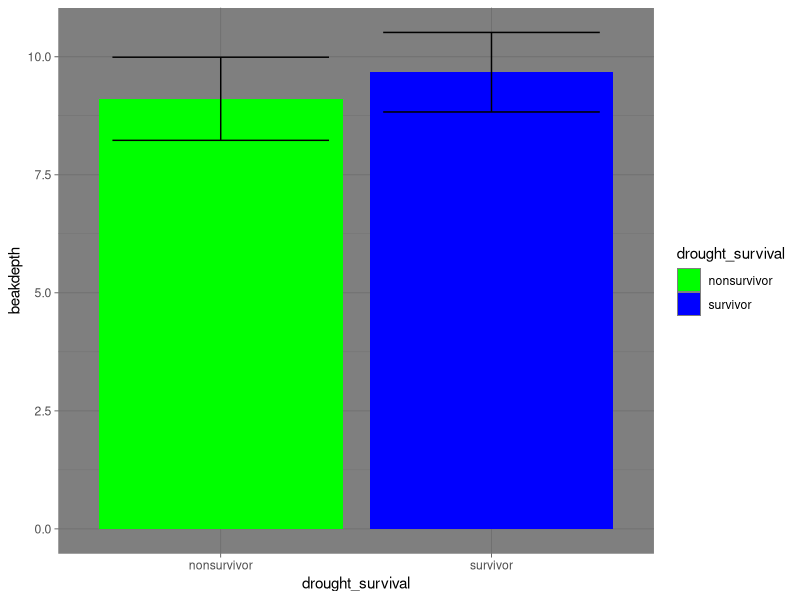
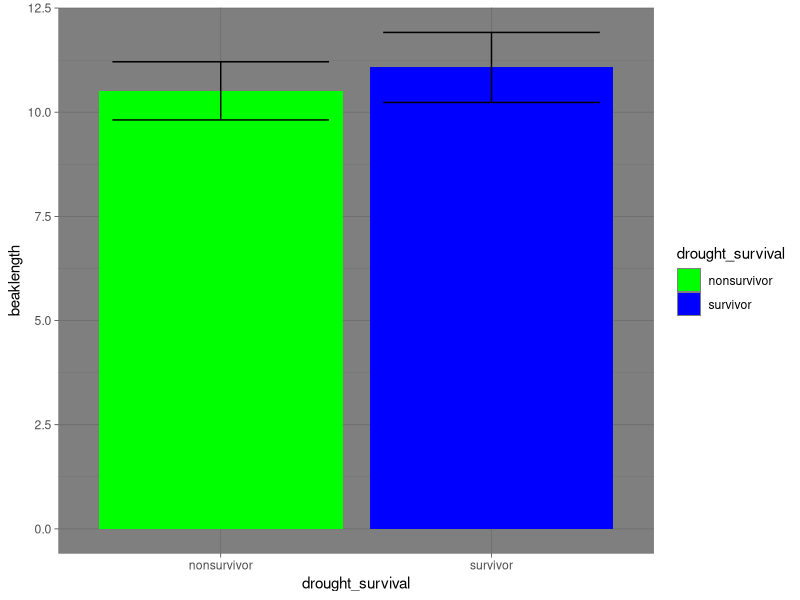
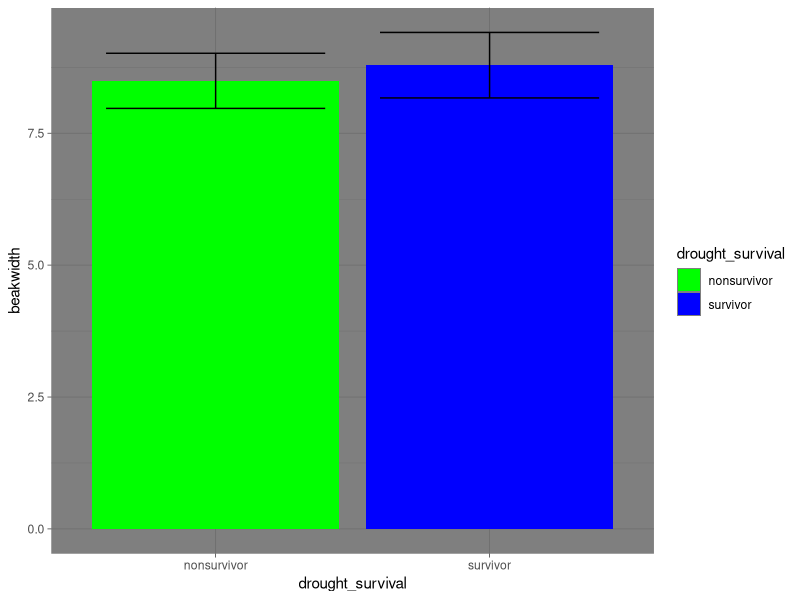
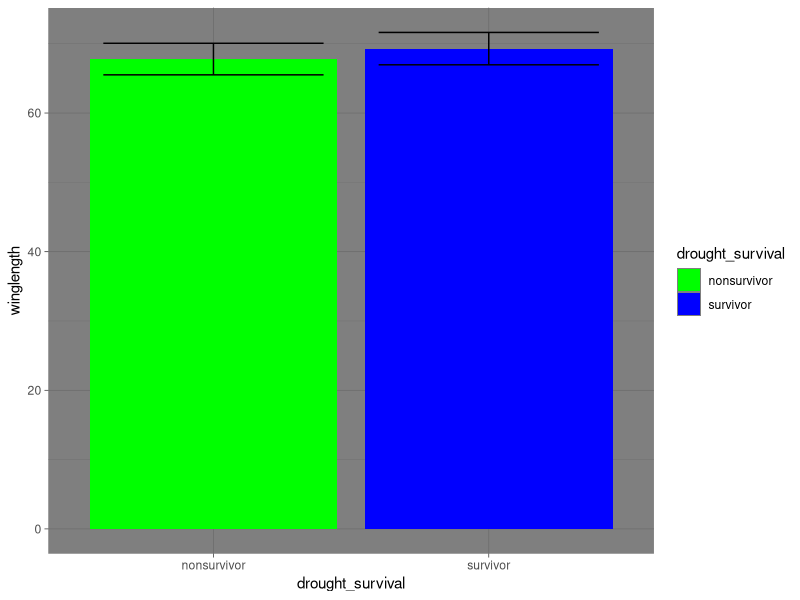
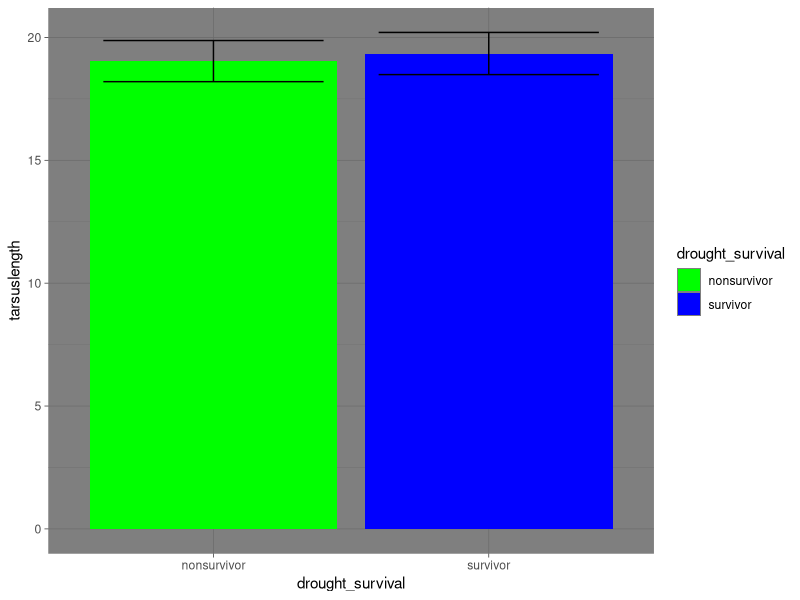
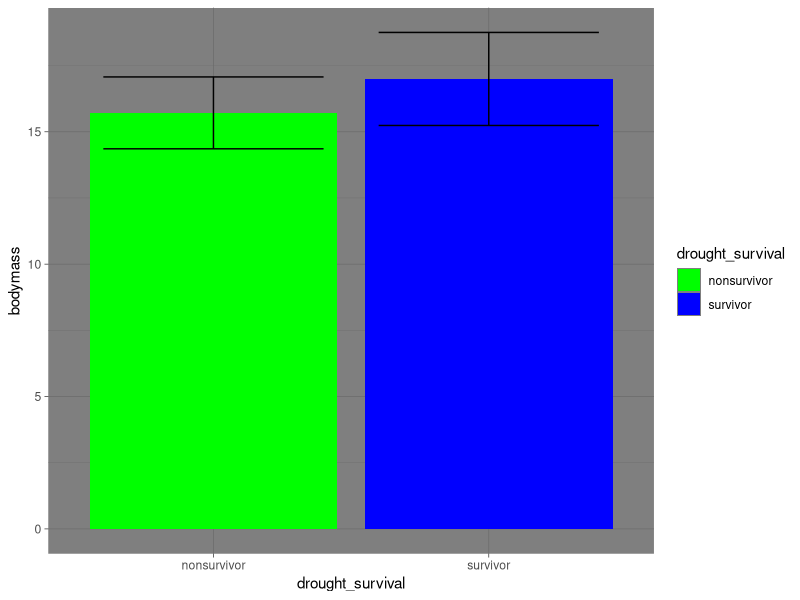
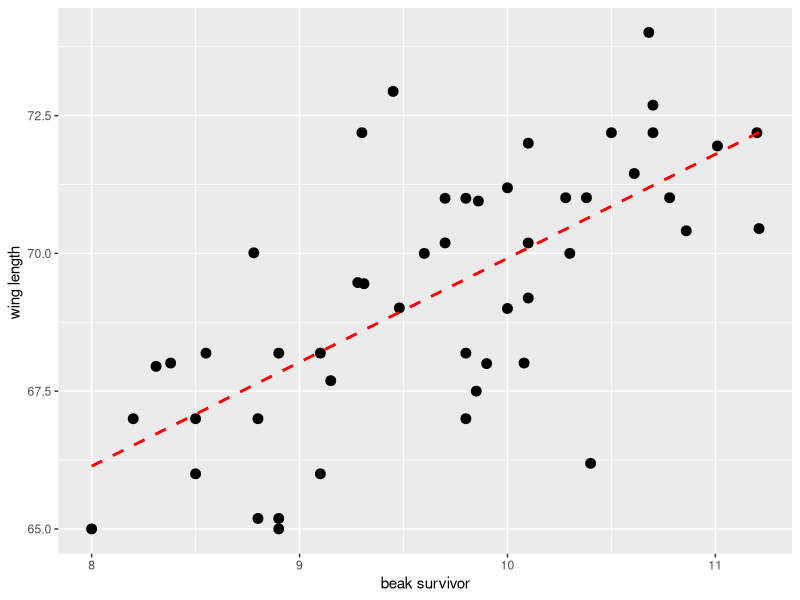
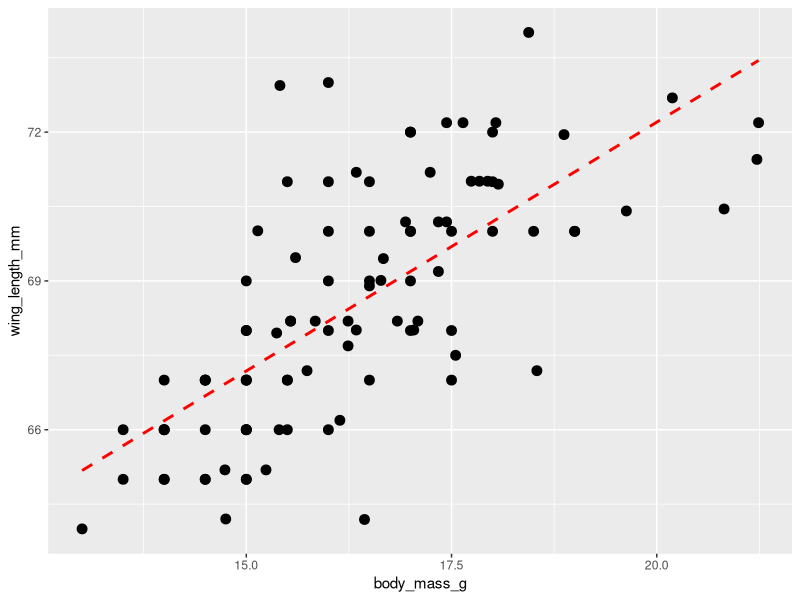

Recreate these plots in R, in order.
library(dplyr)
library(ggplot2)
finches <- read.csv("finches_data_for_lab.csv")


beak_depth <- finches %>% group_by(drought_survival) %>% summarise(beakdepth = mean(beak_depth_mm), sd = sd(beak_depth_mm))

head(beak_depth)
ggplot(data=beak_depth, aes(x = drought_survival, y=beakdepth,fill=drought_survival))+
  geom_bar(stat="identity")+
  geom_errorbar(aes(ymin=beakdepth-sd, ymax=beakdepth+sd), width=.8)+
  theme_dark()+
  scale_fill_manual(values=c('green',"blue"))
  


survival_comparison_beaklength <- finches %>% group_by(drought_survival) %>% summarise(beaklength = mean(beak_length_mm), sd = sd(beak_length_mm))


head(survival_comparison_beaklength)
ggplot(data=survival_comparison_beaklength, aes(x = drought_survival, y=beaklength,fill=drought_survival))+
  geom_bar(stat="identity")+
  geom_errorbar(aes(ymin=beaklength-sd, ymax=beaklength+sd), width=.8)+
  theme_dark()+
  scale_fill_manual(values=c('green',"blue"))





survival_comparison_beakwidth <- finches %>% group_by(drought_survival) %>% summarise(beakwidth = mean(beak_width_mm), sd = sd(beak_width_mm))

head(survival_comparison_beakwidth)
ggplot(data=survival_comparison_beakwidth, aes(x = drought_survival, y=beakwidth,fill=drought_survival))+
  geom_bar(stat="identity")+
  geom_errorbar(aes(ymin=beakwidth-sd, ymax=beakwidth+sd), width=.8)+
  theme_dark()+
  scale_fill_manual(values=c('green',"blue"))



survival_comparison_winglength <- finches %>% group_by(drought_survival) %>% summarise(winglength = mean(wing_length_mm), sd = sd(wing_length_mm))

head(survival_comparison_winglength)
ggplot(data=survival_comparison_winglength, aes(x = drought_survival, y=winglength,fill=drought_survival))+
  geom_bar(stat="identity")+
  geom_errorbar(aes(ymin=winglength-sd, ymax=winglength+sd), width=.8)+
  theme_dark()+
  scale_fill_manual(values=c('green',"blue"))



survival_comparison_tarsuslength <- finches %>% group_by(drought_survival) %>% summarise(tarsuslength = mean(tarsus_length_mm), sd = sd(tarsus_length_mm))

head(survival_comparison_tarsuslength)
ggplot(data=survival_comparison_tarsuslength, aes(x = drought_survival, y=tarsuslength,fill=drought_survival))+
  geom_bar(stat="identity")+
  geom_errorbar(aes(ymin=tarsuslength-sd, ymax=tarsuslength+sd), width=.8)+
  theme_dark()+
  scale_fill_manual(values=c('green',"blue"))



survival_comparison_bodymass <- finches %>% group_by(drought_survival) %>% summarise(bodymass = mean(body_mass_g), sd = sd(body_mass_g))
summary(survival_comparison_bodymass)

head(survival_comparison_bodymass)
ggplot(data=survival_comparison_bodymass, aes(x = drought_survival, y=bodymass,fill=drought_survival))+
  geom_bar(stat="identity")+
  geom_errorbar(aes(ymin=bodymass-sd, ymax=bodymass+sd), width=.8)+
  theme_dark()+
  scale_fill_manual(values=c('green',"blue"))

t.test(finches$body_mass_g ~ finches$drought_survival)
t.test(finches$wing_length_mm ~ finches$drought_survival)
t.test(finches$tarsus_length_mm ~ finches$drought_survival)
t.test(finches$beak_depth_mm ~ finches$drought_survival)




survivor <- filter(finches, drought_survival=="survivor")

reg <- lm(survivor$beak_depth_mm ~ survivor$wing_length_mm)
summary(reg)


ggplot(data = survivor, aes(y=wing_length_mm,x=beak_depth_mm ))+
  geom_point(size =3)+
  geom_smooth(method="lm", se = FALSE, color = "red", linetype = "dashed")+
  xlab("beak survivor")+
  ylab("wing length ")
  
  

ggplot(data = finches, aes(y=wing_length_mm,x=body_mass_g ))+
  geom_point(size =3)+
  geom_smooth(method="lm", se = FALSE, color = "red", linetype = "dashed")

ggplot(data = finches, aes(y=beak_depth_mm,x=body_mass_g ))+
  geom_point(size =3)+
  geom_smooth(method="lm", se = FALSE, color = "red", linetype = "dashed")


